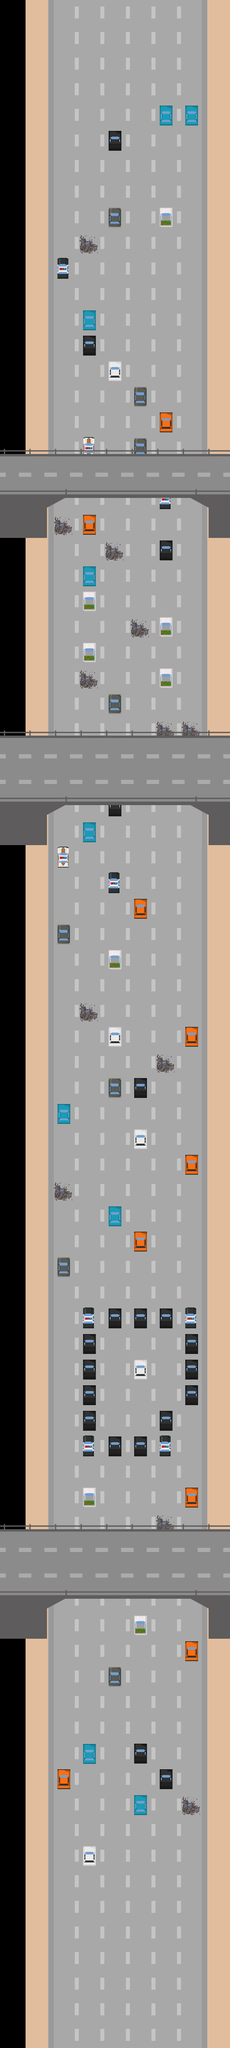

This game map was drawn from its Tiled (.tmx) file and the tilesets committed beside it. A one-line description and the trimmed map source follow:
An orthogonal 9x80 tile map with 80x80 px tiles, 4 tile layers (wall, road, cars, top).

<map version="1.0" orientation="orthogonal" renderorder="right-down" width="9" height="80" tilewidth="80" tileheight="80" nextobjectid="19">
 <tileset firstgid="1" name="combined" tilewidth="80" tileheight="80" tilecount="33" columns="11">
  <image source="combined.png" width="880" height="240" />
 </tileset>
 <layer name="wall" width="9" height="80">
  <data>[720 cells, 160 non-empty, 2 distinct tile ids]</data>
 </layer>
 <layer name="road" width="9" height="80">
  <data>[720 cells, 480 non-empty, 3 distinct tile ids]</data>
 </layer>
 <layer name="cars" width="9" height="80">
  <data>[720 cells, 80 non-empty, 9 distinct tile ids]</data>
 </layer>
 <objectgroup name="crystals" />
 <layer name="top" width="9" height="80" offsetx="0" offsety="1">
  <data>[720 cells, 109 non-empty, 12 distinct tile ids]</data>
 </layer>
</map>